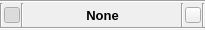
<?xml version="1.0" encoding="UTF-8"?>
<ui version="4.0">
 <class>wgGraphNode</class>
 <widget class="QWidget" name="wgGraphNode">
  <property name="geometry">
   <rect>
    <x>0</x>
    <y>0</y>
    <width>205</width>
    <height>30</height>
   </rect>
  </property>
  <property name="minimumSize">
   <size>
    <width>150</width>
    <height>0</height>
   </size>
  </property>
  <property name="windowTitle">
   <string>Graph Node</string>
  </property>
  <layout class="QGridLayout" name="gridLayout">
   <property name="margin">
    <number>0</number>
   </property>
   <property name="spacing">
    <number>0</number>
   </property>
   <item row="1" column="0">
    <layout class="QHBoxLayout" name="hlNode">
     <property name="spacing">
      <number>1</number>
     </property>
     <item>
      <widget class="Line" name="line">
       <property name="orientation">
        <enum>Qt::Vertical</enum>
       </property>
      </widget>
     </item>
     <item>
      <widget class="QPushButton" name="pbEnable">
       <property name="minimumSize">
        <size>
         <width>16</width>
         <height>16</height>
        </size>
       </property>
       <property name="maximumSize">
        <size>
         <width>16</width>
         <height>16</height>
        </size>
       </property>
       <property name="text">
        <string/>
       </property>
       <property name="checkable">
        <bool>true</bool>
       </property>
       <property name="checked">
        <bool>true</bool>
       </property>
       <property name="flat">
        <bool>true</bool>
       </property>
      </widget>
     </item>
     <item>
      <widget class="Line" name="line_7">
       <property name="orientation">
        <enum>Qt::Vertical</enum>
       </property>
      </widget>
     </item>
     <item>
      <widget class="QLabel" name="label">
       <property name="minimumSize">
        <size>
         <width>10</width>
         <height>20</height>
        </size>
       </property>
       <property name="maximumSize">
        <size>
         <width>10</width>
         <height>20</height>
        </size>
       </property>
       <property name="text">
        <string/>
       </property>
      </widget>
     </item>
     <item>
      <widget class="QLabel" name="lNodeName">
       <property name="sizePolicy">
        <sizepolicy hsizetype="Expanding" vsizetype="Preferred">
         <horstretch>0</horstretch>
         <verstretch>0</verstretch>
        </sizepolicy>
       </property>
       <property name="minimumSize">
        <size>
         <width>0</width>
         <height>20</height>
        </size>
       </property>
       <property name="maximumSize">
        <size>
         <width>16777215</width>
         <height>20</height>
        </size>
       </property>
       <property name="font">
        <font>
         <pointsize>10</pointsize>
         <weight>75</weight>
         <bold>true</bold>
        </font>
       </property>
       <property name="text">
        <string>None</string>
       </property>
       <property name="alignment">
        <set>Qt::AlignCenter</set>
       </property>
       <property name="margin">
        <number>0</number>
       </property>
       <property name="indent">
        <number>-1</number>
       </property>
      </widget>
     </item>
     <item>
      <widget class="QLabel" name="label_2">
       <property name="minimumSize">
        <size>
         <width>10</width>
         <height>20</height>
        </size>
       </property>
       <property name="maximumSize">
        <size>
         <width>10</width>
         <height>20</height>
        </size>
       </property>
       <property name="text">
        <string/>
       </property>
      </widget>
     </item>
     <item>
      <widget class="Line" name="line_4">
       <property name="orientation">
        <enum>Qt::Vertical</enum>
       </property>
      </widget>
     </item>
     <item>
      <widget class="QPushButton" name="pbExpand">
       <property name="minimumSize">
        <size>
         <width>16</width>
         <height>16</height>
        </size>
       </property>
       <property name="maximumSize">
        <size>
         <width>16</width>
         <height>16</height>
        </size>
       </property>
       <property name="text">
        <string/>
       </property>
       <property name="checkable">
        <bool>true</bool>
       </property>
       <property name="checked">
        <bool>false</bool>
       </property>
       <property name="flat">
        <bool>false</bool>
       </property>
      </widget>
     </item>
     <item>
      <widget class="Line" name="line_3">
       <property name="orientation">
        <enum>Qt::Vertical</enum>
       </property>
      </widget>
     </item>
    </layout>
   </item>
   <item row="2" column="0">
    <widget class="Line" name="line_6">
     <property name="orientation">
      <enum>Qt::Horizontal</enum>
     </property>
    </widget>
   </item>
   <item row="0" column="0">
    <widget class="Line" name="line_5">
     <property name="orientation">
      <enum>Qt::Horizontal</enum>
     </property>
    </widget>
   </item>
  </layout>
  <zorder>line_5</zorder>
  <zorder>line_6</zorder>
  <zorder>lNodeName</zorder>
 </widget>
 <resources/>
 <connections/>
</ui>
